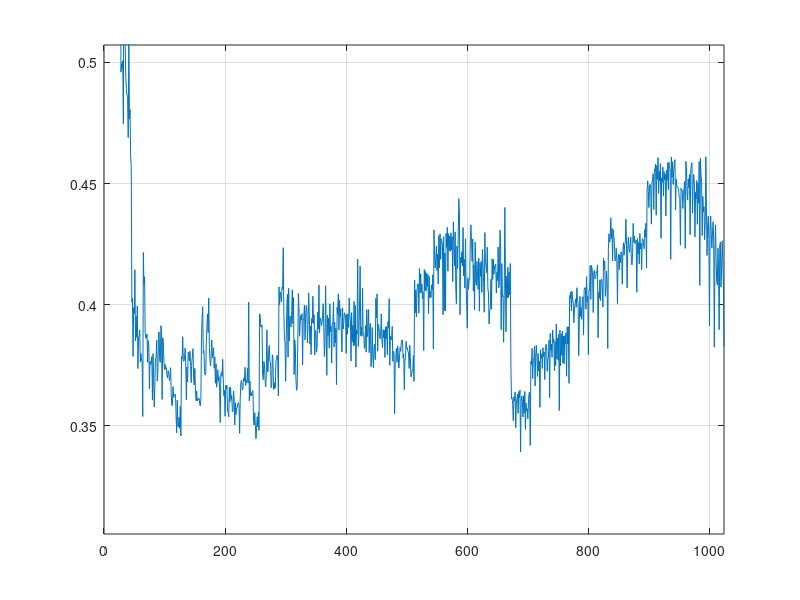

The MATLAB script that drew this image: (Note: this script raises an error after producing the figure.)
clear all
ConvCPU = 13.3513;
ConvGPU = [
1 11.4892
2 5.76901
3 3.87196
4 2.91974
5 2.35417
6 1.96643
7 1.69742
8 1.50255
9 1.34638
10 1.20399
11 1.11002
12 1.02542
13 0.947206
14 0.871208
15 0.850268
16 0.779055
17 0.764221
18 0.703766
19 0.705809
20 0.629708
21 0.63977
22 0.632434
23 0.578221
24 0.548373
25 0.569451
26 0.565263
27 0.563967
28 0.495995
29 0.499506
30 0.497441
31 0.500687
32 0.474676
33 0.573779
34 0.55733
35 0.507425
36 0.493818
37 0.488814
38 0.486493
39 0.485846
40 0.469009
41 0.509686
42 0.476594
43 0.480562
44 0.460949
45 0.456999
46 0.401049
47 0.402724
48 0.378722
49 0.39884
50 0.396308
51 0.414479
52 0.385081
53 0.395209
54 0.386533
55 0.39952
56 0.373727
57 0.386647
58 0.386811
59 0.389617
60 0.376373
61 0.379879
62 0.377081
63 0.376479
64 0.353907
65 0.421578
66 0.408235
67 0.411586
68 0.388168
69 0.386347
70 0.386097
71 0.388014
72 0.376255
73 0.385264
74 0.383251
75 0.365317
76 0.376779
77 0.375343
78 0.375745
79 0.378591
80 0.360656
81 0.379918
82 0.369446
83 0.357801
84 0.367177
85 0.377786
86 0.377895
87 0.385393
88 0.368529
89 0.372331
90 0.387927
91 0.38887
92 0.376962
93 0.376223
94 0.391393
95 0.38866
96 0.360926
97 0.386378
98 0.384541
99 0.376372
100 0.373322
101 0.375402
102 0.373514
103 0.374108
104 0.371037
105 0.369759
106 0.372816
107 0.371891
108 0.368794
109 0.369991
110 0.374044
111 0.36325
112 0.358382
113 0.358721
114 0.366265
115 0.361791
116 0.362999
117 0.362738
118 0.363064
119 0.354652
120 0.347111
121 0.36069
122 0.35009
123 0.349553
124 0.353563
125 0.349037
126 0.358087
127 0.345847
128 0.37853
129 0.377741
130 0.386834
131 0.376695
132 0.376688
133 0.377976
134 0.382141
135 0.375163
136 0.36084
137 0.37429
138 0.368151
139 0.380462
140 0.379303
141 0.376812
142 0.380875
143 0.374934
144 0.367863
145 0.376492
146 0.37877
147 0.381868
148 0.369635
149 0.366888
150 0.373786
151 0.365737
152 0.360429
153 0.364389
154 0.36031
155 0.361262
156 0.360813
157 0.36143
158 0.35916
159 0.358274
160 0.360881
161 0.386368
162 0.394406
163 0.399219
164 0.379994
165 0.381035
166 0.37241
167 0.370995
168 0.3717
169 0.384468
170 0.391367
171 0.396223
172 0.38855
173 0.402762
174 0.382379
175 0.377364
176 0.374728
177 0.378734
178 0.385474
179 0.378168
180 0.378845
181 0.382246
182 0.373811
183 0.378448
184 0.367586
185 0.375684
186 0.365983
187 0.368818
188 0.373171
189 0.368453
190 0.370342
191 0.364172
192 0.351435
193 0.371071
194 0.372339
195 0.370465
196 0.377567
197 0.368558
198 0.362469
199 0.364668
200 0.353992
201 0.366702
202 0.365317
203 0.366808
204 0.356083
205 0.355913
206 0.353779
207 0.365959
208 0.359867
209 0.365812
210 0.360967
211 0.362545
212 0.355906
213 0.355982
214 0.364446
215 0.360781
216 0.350416
217 0.359601
218 0.354755
219 0.357505
220 0.357556
221 0.359086
222 0.35967
223 0.358658
224 0.346939
225 0.361452
226 0.367654
227 0.368871
228 0.366171
229 0.364747
230 0.367955
231 0.369677
232 0.368469
233 0.374234
234 0.366743
235 0.368645
236 0.368126
237 0.373729
238 0.367688
239 0.4011
240 0.360322
241 0.368457
242 0.362543
243 0.363773
244 0.362376
245 0.364502
246 0.364504
247 0.351868
248 0.350365
249 0.35548
250 0.350154
251 0.344726
252 0.349409
253 0.353802
254 0.349624
255 0.355617
256 0.348147
257 0.39628
258 0.395331
259 0.390924
260 0.390806
261 0.391715
262 0.371311
263 0.369077
264 0.376588
265 0.375195
266 0.369153
267 0.366111
268 0.370943
269 0.389664
270 0.372328
271 0.37264
272 0.381213
273 0.383215
274 0.376795
275 0.376103
276 0.365764
277 0.366655
278 0.379384
279 0.378265
280 0.36508
281 0.365112
282 0.367832
283 0.365653
284 0.377022
285 0.377372
286 0.379167
287 0.376721
288 0.36235
289 0.40741
290 0.400067
291 0.405167
292 0.404152
293 0.401153
294 0.407294
295 0.40648
296 0.423544
297 0.397173
298 0.385561
299 0.384761
300 0.368391
301 0.385635
302 0.399644
303 0.404355
304 0.37842
305 0.406816
306 0.385104
307 0.395298
308 0.394307
309 0.390809
310 0.39716
311 0.406188
312 0.392165
313 0.402967
314 0.371192
315 0.385507
316 0.382584
317 0.369109
318 0.364706
319 0.365494
320 0.382979
321 0.404637
322 0.398824
323 0.387007
324 0.392491
325 0.395642
326 0.393827
327 0.396348
328 0.375153
329 0.393388
330 0.394779
331 0.399863
332 0.385505
333 0.394836
334 0.399625
335 0.397582
336 0.384182
337 0.391857
338 0.404937
339 0.397275
340 0.383732
341 0.391177
342 0.379453
343 0.394379
344 0.392546
345 0.403542
346 0.392256
347 0.395836
348 0.379299
349 0.38916
350 0.389409
351 0.380462
352 0.382883
353 0.39694
354 0.389901
355 0.408124
356 0.388397
357 0.394542
358 0.394304
359 0.391483
360 0.392426
361 0.39562
362 0.400469
363 0.390553
364 0.378656
365 0.384709
366 0.407838
367 0.389612
368 0.370871
369 0.395708
370 0.387305
371 0.394513
372 0.382095
373 0.400462
374 0.388936
375 0.391162
376 0.375946
377 0.392258
378 0.392128
379 0.401205
380 0.382533
381 0.392846
382 0.384234
383 0.390434
384 0.36707
385 0.398917
386 0.396103
387 0.404543
388 0.389647
389 0.401826
390 0.395041
391 0.39833
392 0.388124
393 0.380499
394 0.398735
395 0.389952
396 0.392446
397 0.3967
398 0.395688
399 0.395353
400 0.3799
401 0.396212
402 0.387829
403 0.396322
404 0.390654
405 0.402843
406 0.396037
407 0.392915
408 0.376755
409 0.39678
410 0.384752
411 0.391476
412 0.383042
413 0.401428
414 0.383269
415 0.399776
416 0.374276
417 0.38962
418 0.387869
419 0.418865
420 0.382794
421 0.387471
422 0.399043
423 0.415933
424 0.387281
425 0.390809
426 0.387007
427 0.406861
428 0.38797
429 0.388011
430 0.382002
431 0.383134
432 0.391462
433 0.380472
434 0.398029
435 0.386854
436 0.389141
437 0.398045
438 0.380226
439 0.390556
440 0.392333
441 0.374409
442 0.378266
443 0.390623
444 0.378704
445 0.374056
446 0.382742
447 0.383787
448 0.37734
449 0.402685
450 0.394536
451 0.404483
452 0.380789
453 0.391943
454 0.390835
455 0.38847
456 0.385972
457 0.388294
458 0.396245
459 0.385439
460 0.382327
461 0.389739
462 0.386294
463 0.38953
464 0.378276
465 0.390889
466 0.385948
467 0.39108
468 0.379378
469 0.393115
470 0.39031
471 0.402532
472 0.375005
473 0.387103
474 0.385632
475 0.385635
476 0.391099
477 0.376683
478 0.380822
479 0.38034
480 0.35513
481 0.377402
482 0.377947
483 0.381968
484 0.376291
485 0.383046
486 0.379068
487 0.37386
488 0.378388
489 0.382352
490 0.3808
491 0.384496
492 0.385461
493 0.385349
494 0.378039
495 0.379671
496 0.364974
497 0.376939
498 0.378757
499 0.384919
500 0.381766
501 0.38228
502 0.380728
503 0.380205
504 0.373722
505 0.383275
506 0.378066
507 0.370219
508 0.37137
509 0.373049
510 0.372938
511 0.379052
512 0.368387
513 0.410148
514 0.396692
515 0.406007
516 0.394956
517 0.406032
518 0.408638
519 0.408499
520 0.396504
521 0.414956
522 0.4048
523 0.412801
524 0.405115
525 0.408516
526 0.402385
527 0.405399
528 0.381106
529 0.414538
530 0.405846
531 0.413704
532 0.405657
533 0.412998
534 0.407583
535 0.412491
536 0.396305
537 0.41166
538 0.40288
539 0.405491
540 0.403018
541 0.408208
542 0.406168
543 0.412372
544 0.381727
545 0.430887
546 0.42023
547 0.415156
548 0.419199
549 0.424316
550 0.414098
551 0.420867
552 0.408556
553 0.428545
554 0.415205
555 0.429301
556 0.418783
557 0.427214
558 0.42614
559 0.424402
560 0.395892
561 0.428135
562 0.397523
563 0.421335
564 0.397521
565 0.42949
566 0.423647
567 0.431958
568 0.413841
569 0.429277
570 0.422369
571 0.42844
572 0.422054
573 0.429706
574 0.422637
575 0.428138
576 0.409571
577 0.434246
578 0.42406
579 0.416078
580 0.430086
581 0.406915
582 0.400488
583 0.424212
584 0.414975
585 0.428148
586 0.443761
587 0.437597
588 0.395902
589 0.419519
590 0.417221
591 0.421916
592 0.416009
593 0.431846
594 0.411982
595 0.418698
596 0.406917
597 0.427281
598 0.409158
599 0.399955
600 0.390332
601 0.411111
602 0.406436
603 0.410287
604 0.41023
605 0.428193
606 0.433004
607 0.426079
608 0.417886
609 0.427117
610 0.405632
611 0.416548
612 0.397868
613 0.42582
614 0.40936
615 0.408026
616 0.417878
617 0.411745
618 0.406329
619 0.419252
620 0.397369
621 0.417224
622 0.41175
623 0.417948
624 0.405136
625 0.422778
626 0.417073
627 0.408926
628 0.396927
629 0.429825
630 0.417274
631 0.41594
632 0.413228
633 0.423786
634 0.407019
635 0.404462
636 0.392042
637 0.397813
638 0.398435
639 0.410548
640 0.398197
641 0.418932
642 0.410412
643 0.418806
644 0.412646
645 0.416068
646 0.41614
647 0.416787
648 0.404821
649 0.41338
650 0.409972
651 0.42381
652 0.406946
653 0.41068
654 0.430803
655 0.425846
656 0.389735
657 0.41701
658 0.403335
659 0.403834
660 0.384527
661 0.403869
662 0.440146
663 0.410957
664 0.388902
665 0.411857
666 0.402767
667 0.415469
668 0.40301
669 0.413534
670 0.404123
671 0.417026
672 0.375504
673 0.361264
674 0.361683
675 0.358862
676 0.352174
677 0.362077
678 0.360338
679 0.364026
680 0.349216
681 0.359158
682 0.361321
683 0.363149
684 0.355197
685 0.364146
686 0.36162
687 0.364837
688 0.339353
689 0.360203
690 0.36239
691 0.360222
692 0.353706
693 0.362506
694 0.355233
695 0.36422
696 0.348556
697 0.359501
698 0.356307
699 0.357168
700 0.352951
701 0.359174
702 0.363641
703 0.363946
704 0.341986
705 0.37666
706 0.375408
707 0.382023
708 0.369562
709 0.377086
710 0.377787
711 0.382898
712 0.366494
713 0.378898
714 0.383226
715 0.378654
716 0.370419
717 0.379902
718 0.372677
719 0.376698
720 0.357687
721 0.381419
722 0.377858
723 0.379714
724 0.373751
725 0.38226
726 0.378532
727 0.380488
728 0.369118
729 0.38274
730 0.383634
731 0.383483
732 0.372594
733 0.378042
734 0.378256
735 0.385413
736 0.361701
737 0.388223
738 0.381193
739 0.383719
740 0.378307
741 0.389628
742 0.384532
743 0.385669
744 0.372751
745 0.384814
746 0.37493
747 0.392009
748 0.377741
749 0.386185
750 0.377223
751 0.387809
752 0.35637
753 0.389574
754 0.37476
755 0.387922
756 0.37914
757 0.389081
758 0.375966
759 0.387002
760 0.375658
761 0.387298
762 0.383768
763 0.388438
764 0.370522
765 0.390921
766 0.383797
767 0.39093
768 0.367575
769 0.403848
770 0.40266
771 0.405376
772 0.397454
773 0.405507
774 0.40235
775 0.400629
776 0.392643
777 0.397877
778 0.400612
779 0.402343
780 0.398973
781 0.407037
782 0.401693
783 0.400647
784 0.379062
785 0.391997
786 0.403491
787 0.395167
788 0.398864
789 0.394016
790 0.403151
791 0.403273
792 0.387486
793 0.406199
794 0.40702
795 0.407049
796 0.398207
797 0.411631
798 0.40143
799 0.403518
800 0.379462
801 0.40607
802 0.405969
803 0.416195
804 0.40222
805 0.416235
806 0.415224
807 0.411929
808 0.396823
809 0.413616
810 0.414239
811 0.410737
812 0.410903
813 0.4136
814 0.413341
815 0.416457
816 0.386432
817 0.4051
818 0.402598
819 0.410297
820 0.401743
821 0.410361
822 0.410445
823 0.407104
824 0.39903
825 0.419302
826 0.41444
827 0.418087
828 0.403484
829 0.406412
830 0.413932
831 0.408414
832 0.381983
833 0.422716
834 0.429293
835 0.425826
836 0.426833
837 0.435874
838 0.427319
839 0.431547
840 0.418136
841 0.431014
842 0.42825
843 0.425277
844 0.418091
845 0.418731
846 0.423333
847 0.418493
848 0.400516
849 0.418453
850 0.420938
851 0.414482
852 0.420585
853 0.417413
854 0.42183
855 0.420749
856 0.408453
857 0.421955
858 0.425591
859 0.4204
860 0.425099
861 0.425543
862 0.435323
863 0.424377
864 0.407002
865 0.423279
866 0.427838
867 0.423419
868 0.421619
869 0.425097
870 0.42788
871 0.419022
872 0.416433
873 0.420963
874 0.433586
875 0.425774
876 0.428267
877 0.425274
878 0.425969
879 0.426706
880 0.405162
881 0.427377
882 0.420968
883 0.425715
884 0.416868
885 0.429463
886 0.423003
887 0.425401
888 0.414594
889 0.427267
890 0.426925
891 0.426075
892 0.423171
893 0.431001
894 0.427956
895 0.433647
896 0.415171
897 0.447316
898 0.451171
899 0.446829
900 0.440079
901 0.449221
902 0.44968
903 0.448454
904 0.433271
905 0.450375
906 0.451577
907 0.454072
908 0.43931
909 0.455933
910 0.455325
911 0.457997
912 0.436962
913 0.457448
914 0.451806
915 0.460708
916 0.445917
917 0.455089
918 0.451056
919 0.458276
920 0.42744
921 0.452395
922 0.450595
923 0.45675
924 0.444863
925 0.455022
926 0.451529
927 0.454015
928 0.436592
929 0.455517
930 0.451355
931 0.458581
932 0.447578
933 0.458855
934 0.456223
935 0.456011
936 0.418742
937 0.460978
938 0.452696
939 0.459035
940 0.449635
941 0.455338
942 0.458374
943 0.459876
944 0.439042
945 0.451918
946 0.449179
947 0.448583
948 0.448443
949 0.447478
950 0.444364
951 0.443794
952 0.42456
953 0.448111
954 0.447083
955 0.447252
956 0.439744
957 0.4459
958 0.448023
959 0.450882
960 0.4233
961 0.459241
962 0.456513
963 0.446161
964 0.443169
965 0.451953
966 0.448363
967 0.453772
968 0.428914
969 0.45463
970 0.457712
971 0.458666
972 0.437807
973 0.449723
974 0.45376
975 0.449952
976 0.428002
977 0.446363
978 0.443663
979 0.451235
980 0.433202
981 0.450311
982 0.441976
983 0.459113
984 0.407972
985 0.460431
986 0.453287
987 0.450716
988 0.428586
989 0.444697
990 0.438438
991 0.440416
992 0.42685
993 0.434802
994 0.461087
995 0.440062
996 0.420332
997 0.432677
998 0.436562
999 0.426919
1000 0.391296
1001 0.430724
1002 0.436614
1003 0.429224
1004 0.423359
1005 0.430029
1006 0.434285
1007 0.425844
1008 0.382483
1009 0.422285
1010 0.432986
1011 0.418435
1012 0.409372
1013 0.408067
1014 0.423374
1015 0.415414
1016 0.389713
1017 0.424454
1018 0.425838
1019 0.407302
1020 0.414579
1021 0.426412
1022 0.418613
1023 0.408972
1024 0.38278
];
ConvGPUshared = [
1 10.8586
2 5.45236
3 3.66272
4 2.76313
5 2.22457
6 1.86608
7 1.6085
8 1.42355
9 1.27649
10 1.14273
11 1.05283
12 0.972844
13 0.899794
14 0.829476
15 0.808771
16 0.741447
17 0.728691
18 0.669529
19 0.673302
20 0.599045
21 0.612416
22 0.605421
23 0.553292
24 0.522952
25 0.546116
26 0.542195
27 0.540716
28 0.475696
29 0.479422
30 0.477573
31 0.480875
32 0.452382
33 0.512727
34 0.501151
35 0.439155
36 0.429538
37 0.427811
38 0.423084
39 0.421592
40 0.408103
41 0.417671
42 0.414118
43 0.413104
44 0.404275
45 0.406297
46 0.33732
47 0.334166
48 0.308468
49 0.328756
50 0.326162
51 0.325011
52 0.320598
53 0.322204
54 0.320078
55 0.319875
56 0.311219
57 0.318144
58 0.316326
59 0.316825
60 0.312
61 0.31555
62 0.312882
63 0.313187
64 0.291275
65 0.3314
66 0.328888
67 0.32758
68 0.319827
69 0.279742
70 0.276734
71 0.274736
72 0.267013
73 0.270103
74 0.268891
75 0.267161
76 0.264893
77 0.266975
78 0.26583
79 0.264539
80 0.245548
81 0.263711
82 0.262743
83 0.261846
84 0.259045
85 0.260833
86 0.259893
87 0.25966
88 0.244464
89 0.2563
90 0.256729
91 0.257316
92 0.257664
93 0.244292
94 0.243403
95 0.243442
96 0.22634
97 0.290774
98 0.291687
99 0.289615
100 0.289011
101 0.288165
102 0.291259
103 0.289449
104 0.282332
105 0.290055
106 0.288675
107 0.289643
108 0.283944
109 0.289435
110 0.288156
111 0.288726
112 0.269381
113 0.290262
114 0.286798
115 0.289411
116 0.285423
117 0.291161
118 0.291719
119 0.294152
120 0.282457
121 0.296113
122 0.29968
123 0.302938
124 0.29935
125 0.302018
126 0.303046
127 0.303697
128 0.274226
129 0.293817
130 0.291426
131 0.292381
132 0.287665
133 0.292447
134 0.290556
135 0.290106
136 0.280505
137 0.289551
138 0.287058
139 0.288738
140 0.285693
141 0.28844
142 0.285458
143 0.287597
144 0.261458
145 0.287217
146 0.285598
147 0.288697
148 0.286552
149 0.288574
150 0.287569
151 0.288691
152 0.28129
153 0.291965
154 0.286538
155 0.290869
156 0.292162
157 0.291149
158 0.288418
159 0.329865
160 0.260285
161 0.292744
162 0.289141
163 0.29014
164 0.286967
165 0.289097
166 0.287675
167 0.288881
168 0.281866
169 0.288184
170 0.287353
171 0.288627
172 0.286068
173 0.288724
174 0.287026
175 0.287592
176 0.259539
177 0.286844
178 0.283912
179 0.28601
180 0.284902
181 0.285998
182 0.283993
183 0.284523
184 0.276344
185 0.28525
186 0.257457
187 0.256679
188 0.251759
189 0.254497
190 0.253345
191 0.253267
192 0.231977
193 0.279084
194 0.278233
195 0.27898
196 0.273771
197 0.277665
198 0.276636
199 0.278426
200 0.267684
201 0.277015
202 0.276369
203 0.27807
204 0.27322
205 0.277514
206 0.275703
207 0.276717
208 0.260047
209 0.27572
210 0.275041
211 0.276997
212 0.274193
213 0.278543
214 0.275513
215 0.277249
216 0.270055
217 0.280271
218 0.277581
219 0.278118
220 0.275258
221 0.281012
222 0.279278
223 0.280875
224 0.26133
225 0.273818
226 0.274115
227 0.273415
228 0.27282
229 0.283927
230 0.27366
231 0.273794
232 0.266926
233 0.272408
234 0.273838
235 0.272177
236 0.272344
237 0.27167
238 0.270581
239 0.270469
240 0.256084
241 0.271386
242 0.271163
243 0.270662
244 0.273125
245 0.271971
246 0.272557
247 0.273776
248 0.265392
249 0.272945
250 0.273786
251 0.27328
252 0.2732
253 0.274104
254 0.274348
255 0.274495
256 0.256743
257 0.2738
258 0.273515
259 0.273089
260 0.275203
261 0.272753
262 0.27271
263 0.272399
264 0.26681
265 0.272179
266 0.2723
267 0.271521
268 0.272043
269 0.270531
270 0.271628
271 0.270612
272 0.25614
273 0.270478
274 0.270712
275 0.27066
276 0.271771
277 0.270749
278 0.270397
279 0.270056
280 0.2664
281 0.272448
282 0.271568
283 0.272766
284 0.272493
285 0.271916
286 0.273423
287 0.27272
288 0.256093
289 0.271061
290 0.271165
291 0.271007
292 0.269288
293 0.269887
294 0.270412
295 0.270377
296 0.268604
297 0.269127
298 0.26803
299 0.268927
300 0.267772
301 0.267122
302 0.266294
303 0.266831
304 0.249614
305 0.264873
306 0.264577
307 0.264432
308 0.2636
309 0.263194
310 0.261754
311 0.263184
312 0.257647
313 0.26207
314 0.2597
315 0.261988
316 0.26098
317 0.260477
318 0.259381
319 0.260459
320 0.244414
321 0.286967
322 0.280492
323 0.289217
324 0.281644
325 0.283137
326 0.273787
327 0.285474
328 0.270551
329 0.283289
330 0.272204
331 0.280078
332 0.2774
333 0.278689
334 0.271174
335 0.274269
336 0.249513
337 0.271877
338 0.266919
339 0.272945
340 0.270259
341 0.269758
342 0.265578
343 0.27222
344 0.260186
345 0.266569
346 0.263036
347 0.269448
348 0.269665
349 0.267355
350 0.264609
351 0.266203
352 0.248143
353 0.266458
354 0.265307
355 0.265957
356 0.263256
357 0.266189
358 0.264473
359 0.265287
360 0.256645
361 0.265975
362 0.263365
363 0.264405
364 0.261131
365 0.263317
366 0.262249
367 0.263306
368 0.246706
369 0.262692
370 0.260894
371 0.261985
372 0.258311
373 0.262482
374 0.262327
375 0.287416
376 0.252226
377 0.26237
378 0.262557
379 0.261783
380 0.257909
381 0.260931
382 0.260296
383 0.259361
384 0.24388
385 0.281102
386 0.278031
387 0.283239
388 0.274684
389 0.281771
390 0.278192
391 0.281706
392 0.266427
393 0.28204
394 0.276972
395 0.284041
396 0.271958
397 0.281173
398 0.279188
399 0.283065
400 0.273379
401 0.284714
402 0.280332
403 0.285626
404 0.27485
405 0.291494
406 0.281282
407 0.29138
408 0.266763
409 0.290838
410 0.281162
411 0.285216
412 0.277753
413 0.288172
414 0.285453
415 0.289653
416 0.269908
417 0.295788
418 0.292217
419 0.292665
420 0.287289
421 0.295675
422 0.29454
423 0.296402
424 0.27387
425 0.297143
426 0.297201
427 0.295595
428 0.284914
429 0.298032
430 0.297365
431 0.30453
432 0.263671
433 0.302644
434 0.295667
435 0.299637
436 0.29006
437 0.300917
438 0.301981
439 0.302931
440 0.265209
441 0.298256
442 0.299008
443 0.302012
444 0.290719
445 0.304904
446 0.300653
447 0.307182
448 0.267286
449 0.297283
450 0.295454
451 0.297753
452 0.285544
453 0.297942
454 0.297677
455 0.297011
456 0.266237
457 0.298052
458 0.295968
459 0.298703
460 0.284619
461 0.298267
462 0.296245
463 0.299387
464 0.262571
465 0.29762
466 0.295445
467 0.299015
468 0.279522
469 0.299546
470 0.294291
471 0.299037
472 0.270589
473 0.300362
474 0.294654
475 0.296608
476 0.280128
477 0.298895
478 0.296671
479 0.30066
480 0.263006
481 0.303144
482 0.287733
483 0.308908
484 0.275552
485 0.307943
486 0.286094
487 0.308845
488 0.271844
489 0.307247
490 0.285204
491 0.30734
492 0.272
493 0.309067
494 0.285653
495 0.309287
496 0.262142
497 0.308892
498 0.284792
499 0.31055
500 0.272683
501 0.312068
502 0.286871
503 0.31246
504 0.268828
505 0.313532
506 0.294947
507 0.313559
508 0.270636
509 0.310137
510 0.294667
511 0.311306
512 0.259682
513 0.291332
514 0.291958
515 0.292021
516 0.290936
517 0.291866
518 0.291888
519 0.292061
520 0.285556
521 0.291994
522 0.292297
523 0.292311
524 0.29162
525 0.29318
526 0.292496
527 0.293548
528 0.277316
529 0.292791
530 0.293638
531 0.294086
532 0.292992
533 0.293728
534 0.294285
535 0.294013
536 0.288383
537 0.296161
538 0.295621
539 0.29634
540 0.296104
541 0.2963
542 0.296413
543 0.296246
544 0.28078
545 0.303147
546 0.30247
547 0.303273
548 0.300406
549 0.30298
550 0.30233
551 0.303027
552 0.292255
553 0.303034
554 0.302068
555 0.303809
556 0.301396
557 0.303928
558 0.302107
559 0.304131
560 0.272894
561 0.303145
562 0.30215
563 0.303436
564 0.301132
565 0.303867
566 0.301896
567 0.303341
568 0.293106
569 0.303204
570 0.301916
571 0.304455
572 0.301779
573 0.304478
574 0.303109
575 0.305529
576 0.2736
577 0.277075
578 0.27521
579 0.277051
580 0.272486
581 0.278945
582 0.276483
583 0.276879
584 0.263637
585 0.27761
586 0.275565
587 0.276555
588 0.272578
589 0.276376
590 0.275677
591 0.276516
592 0.257228
593 0.276472
594 0.275234
595 0.277
596 0.273055
597 0.276979
598 0.275807
599 0.276455
600 0.264086
601 0.276211
602 0.276051
603 0.276892
604 0.273552
605 0.276812
606 0.276308
607 0.277935
608 0.257833
609 0.282365
610 0.281664
611 0.282827
612 0.280662
613 0.282398
614 0.281676
615 0.282329
616 0.272581
617 0.282534
618 0.28146
619 0.282782
620 0.280897
621 0.282391
622 0.282151
623 0.283435
624 0.263545
625 0.282833
626 0.281834
627 0.282534
628 0.280914
629 0.282458
630 0.282216
631 0.28299
632 0.273002
633 0.283127
634 0.282141
635 0.283293
636 0.281297
637 0.283173
638 0.281747
639 0.283955
640 0.264523
641 0.293085
642 0.291633
643 0.292988
644 0.291279
645 0.29319
646 0.29181
647 0.29299
648 0.28335
649 0.302349
650 0.292426
651 0.293332
652 0.288854
653 0.293518
654 0.292417
655 0.294614
656 0.273437
657 0.294647
658 0.292388
659 0.294726
660 0.283461
661 0.295448
662 0.291233
663 0.295976
664 0.285673
665 0.294247
666 0.288122
667 0.297344
668 0.271934
669 0.297561
670 0.288444
671 0.298736
672 0.276464
673 0.263369
674 0.262431
675 0.263501
676 0.260745
677 0.262883
678 0.261624
679 0.262762
680 0.258246
681 0.262619
682 0.262257
683 0.262897
684 0.261556
685 0.26336
686 0.263872
687 0.26337
688 0.246753
689 0.263298
690 0.262394
691 0.263634
692 0.261459
693 0.263173
694 0.261871
695 0.263286
696 0.258913
697 0.263313
698 0.262157
699 0.264336
700 0.262152
701 0.263727
702 0.263096
703 0.264394
704 0.247682
705 0.27136
706 0.270316
707 0.271697
708 0.268563
709 0.271778
710 0.27091
711 0.272416
712 0.263249
713 0.271865
714 0.270737
715 0.271756
716 0.268504
717 0.272194
718 0.271132
719 0.27163
720 0.251127
721 0.271635
722 0.27097
723 0.2723
724 0.268908
725 0.27272
726 0.2712
727 0.272501
728 0.2632
729 0.272493
730 0.271257
731 0.27302
732 0.269111
733 0.272851
734 0.271805
735 0.272844
736 0.251892
737 0.274589
738 0.274782
739 0.274287
740 0.275247
741 0.274956
742 0.274173
743 0.2739
744 0.270635
745 0.275118
746 0.274868
747 0.275527
748 0.275764
749 0.275678
750 0.275573
751 0.274964
752 0.253266
753 0.274411
754 0.275929
755 0.274416
756 0.274834
757 0.275591
758 0.275178
759 0.274915
760 0.272562
761 0.275077
762 0.275571
763 0.274868
764 0.276306
765 0.275441
766 0.277186
767 0.274832
768 0.253878
769 0.281832
770 0.281998
771 0.28198
772 0.280709
773 0.282089
774 0.282531
775 0.282822
776 0.275919
777 0.282619
778 0.282421
779 0.282966
780 0.281037
781 0.284382
782 0.285208
783 0.284308
784 0.262284
785 0.283626
786 0.283056
787 0.283357
788 0.281633
789 0.283792
790 0.283843
791 0.284447
792 0.276953
793 0.285595
794 0.28607
795 0.286396
796 0.283503
797 0.286785
798 0.28676
799 0.286892
800 0.265057
801 0.293346
802 0.291703
803 0.29152
804 0.291549
805 0.292973
806 0.291841
807 0.292471
808 0.288288
809 0.291998
810 0.291224
811 0.291717
812 0.291172
813 0.292424
814 0.293094
815 0.292082
816 0.270901
817 0.292015
818 0.291576
819 0.292082
820 0.291618
821 0.29092
822 0.292714
823 0.292489
824 0.288039
825 0.291778
826 0.292669
827 0.293789
828 0.290898
829 0.292181
830 0.295004
831 0.295671
832 0.270405
833 0.298899
834 0.301402
835 0.299572
836 0.298163
837 0.297877
838 0.301567
839 0.299142
840 0.289108
841 0.299868
842 0.301986
843 0.300127
844 0.298276
845 0.300179
846 0.30127
847 0.299866
848 0.265483
849 0.300789
850 0.345642
851 0.300102
852 0.296107
853 0.299818
854 0.302295
855 0.300643
856 0.292254
857 0.30102
858 0.301993
859 0.299444
860 0.299006
861 0.301914
862 0.302629
863 0.301972
864 0.267388
865 0.303053
866 0.305506
867 0.301546
868 0.299861
869 0.303265
870 0.30583
871 0.301916
872 0.298374
873 0.302308
874 0.306442
875 0.303764
876 0.304004
877 0.305568
878 0.308312
879 0.3008
880 0.261452
881 0.304507
882 0.307844
883 0.29938
884 0.298988
885 0.30475
886 0.305221
887 0.309088
888 0.29727
889 0.30683
890 0.308605
891 0.308572
892 0.306267
893 0.310106
894 0.310232
895 0.310734
896 0.266507
897 0.310159
898 0.315028
899 0.31106
900 0.305028
901 0.327715
902 0.313904
903 0.310835
904 0.308869
905 0.310494
906 0.314367
907 0.310124
908 0.306038
909 0.308841
910 0.313913
911 0.307381
912 0.261849
913 0.307995
914 0.315825
915 0.308194
916 0.303769
917 0.309362
918 0.316026
919 0.313596
920 0.309669
921 0.313694
922 0.317052
923 0.312402
924 0.299689
925 0.315574
926 0.319127
927 0.3163
928 0.258643
929 0.302764
930 0.308392
931 0.299935
932 0.270068
933 0.295631
934 0.30552
935 0.306407
936 0.267362
937 0.305183
938 0.310532
939 0.304826
940 0.268812
941 0.303715
942 0.305068
943 0.303649
944 0.256054
945 0.298663
946 0.303792
947 0.301921
948 0.269642
949 0.302753
950 0.300312
951 0.302985
952 0.267567
953 0.303537
954 0.291542
955 0.303899
956 0.269484
957 0.303946
958 0.291984
959 0.303189
960 0.255022
961 0.323374
962 0.291614
963 0.32458
964 0.275151
965 0.334126
966 0.285765
967 0.32277
968 0.273017
969 0.324118
970 0.282365
971 0.321964
972 0.273965
973 0.321501
974 0.279343
975 0.320774
976 0.258978
977 0.320793
978 0.276349
979 0.321722
980 0.272931
981 0.320473
982 0.280372
983 0.320904
984 0.271644
985 0.319109
986 0.27727
987 0.323051
988 0.274085
989 0.32572
990 0.277862
991 0.324884
992 0.259615
993 0.320016
994 0.278771
995 0.322136
996 0.275623
997 0.322557
998 0.277896
999 0.324067
1000 0.273264
1001 0.32086
1002 0.278431
1003 0.314032
1004 0.275966
1005 0.31179
1006 0.279014
1007 0.308237
1008 0.262279
1009 0.304826
1010 0.278333
1011 0.323023
1012 0.275675
1013 0.2974
1014 0.278118
1015 0.292477
1016 0.273628
1017 0.294789
1018 0.278099
1019 0.287379
1020 0.284306
1021 0.287104
1022 0.278953
1023 0.284845
1024 0.263082
];
PointToPointMultiply = [
1 0.207277
2 0.10657
3 0.0727453
4 0.0555834
5 0.0456842
6 0.0388554
7 0.0340614
8 0.0306512
9 0.0276899
10 0.0254128
11 0.0235587
12 0.0219869
13 0.0206678
14 0.0195334
15 0.0185536
16 0.0175888
17 0.016967
18 0.016272
19 0.0158781
20 0.0151155
21 0.0149405
22 0.014423
23 0.0140803
24 0.0134166
25 0.0135114
26 0.0131626
27 0.0129843
28 0.0127046
29 0.0132893
30 0.0126992
31 0.0125443
32 0.0118086
33 0.0126416
34 0.0126454
35 0.0125053
36 0.012295
37 0.0124048
38 0.0122381
39 0.012249
40 0.0109232
41 0.0108653
42 0.0107094
43 0.0106877
44 0.0104125
45 0.0105274
46 0.0101939
47 0.0100755
48 0.0093872
49 0.0100179
50 0.00976384
51 0.00974752
52 0.0094848
53 0.00960416
54 0.00947552
55 0.00943744
56 0.00905856
57 0.00929344
58 0.00918976
59 0.00952864
60 0.0090016
61 0.00918752
62 0.00903776
63 0.00904608
64 0.00840512
65 0.00913632
66 0.00901536
67 0.00903552
68 0.00879968
69 0.00894592
70 0.00886688
71 0.00883808
72 0.00847936
73 0.00877152
74 0.00866816
75 0.00871648
76 0.00848512
77 0.00867296
78 0.0085712
79 0.00860224
80 0.00803392
81 0.00852096
82 0.0084592
83 0.00848288
84 0.00825824
85 0.0084768
86 0.00850016
87 0.0084304
88 0.0080608
89 0.00840064
90 0.0082768
91 0.00834112
92 0.008112
93 0.00830592
94 0.00823776
95 0.0083504
96 0.00791264
97 0.00851648
98 0.00840608
99 0.00846208
100 0.00811808
101 0.0082576
102 0.008176
103 0.00827552
104 0.007952
105 0.0082096
106 0.00810144
107 0.0082064
108 0.0079248
109 0.00822816
110 0.00809984
111 0.00818944
112 0.00785984
113 0.00818976
114 0.00806528
115 0.00816224
116 0.0078912
117 0.00819008
118 0.00805408
119 0.00832512
120 0.00801728
121 0.0083024
122 0.0082528
123 0.00827328
124 0.00811744
125 0.00820544
126 0.008072
127 0.00816448
128 0.00788064
129 0.0083712
130 0.00824896
131 0.00823872
132 0.00801472
133 0.00821984
134 0.00811456
135 0.00821536
136 0.007928
137 0.00820992
138 0.00807488
139 0.00822048
140 0.00794304
141 0.00819328
142 0.00809248
143 0.00830112
144 0.00808896
145 0.00844
146 0.00833056
147 0.00842624
148 0.0081392
149 0.00855392
150 0.00824224
151 0.00833856
152 0.00832672
153 0.00874336
154 0.00863424
155 0.00880928
156 0.00828832
157 0.00816672
158 0.00818272
159 0.00819264
160 0.00822976
161 0.00926816
162 0.0098144
163 0.00911776
164 0.00855136
165 0.0083888
166 0.0082416
167 0.00833472
168 0.00804864
169 0.00842336
170 0.00822976
171 0.00827008
172 0.00803296
173 0.00822016
174 0.00815904
175 0.008264
176 0.00788864
177 0.00829664
178 0.00818368
179 0.00824352
180 0.00795424
181 0.00823456
182 0.00816832
183 0.00825728
184 0.00794176
185 0.00829216
186 0.00811552
187 0.00821568
188 0.00796704
189 0.00824512
190 0.00813056
191 0.00819136
192 0.00786496
193 0.0082304
194 0.008184
195 0.00825696
196 0.00799392
197 0.00824192
198 0.00813504
199 0.00822272
200 0.00793088
201 0.00822944
202 0.00823264
203 0.00827776
204 0.008088
205 0.00830112
206 0.00815072
207 0.00826656
208 0.00794496
209 0.00829568
210 0.00821856
211 0.00840192
212 0.00800416
213 0.00832064
214 0.00814624
215 0.00823264
216 0.00790592
217 0.00822784
218 0.00817856
219 0.00825184
220 0.007952
221 0.00823936
222 0.00816224
223 0.00823136
224 0.00793184
225 0.0082544
226 0.0081888
227 0.00824192
228 0.00800928
229 0.00825088
230 0.00811424
231 0.00822752
232 0.00793728
233 0.00824608
234 0.00813024
235 0.0082352
236 0.00798656
237 0.00825536
238 0.00815456
239 0.0082528
240 0.00789952
241 0.00824864
242 0.00815808
243 0.0082368
244 0.00801056
245 0.00825952
246 0.00816448
247 0.00821248
248 0.00793568
249 0.0082896
250 0.0081408
251 0.00824352
252 0.00796736
253 0.00825664
254 0.00813824
255 0.00839264
256 0.00810208
257 0.00857184
258 0.00858368
259 0.00865792
260 0.00826144
261 0.00848896
262 0.00854816
263 0.00876256
264 0.00853056
265 0.00885152
266 0.00854464
267 0.00897984
268 0.00885312
269 0.0093376
270 0.0089632
271 0.00858336
272 0.00804224
273 0.00828544
274 0.0082192
275 0.00831232
276 0.0082496
277 0.00838048
278 0.008248
279 0.0083296
280 0.008
281 0.00825696
282 0.00815296
283 0.00827424
284 0.00803168
285 0.00828864
286 0.00818112
287 0.00849408
288 0.00793504
289 0.0083216
290 0.00825312
291 0.00830048
292 0.00810944
293 0.00829568
294 0.00819648
295 0.00826752
296 0.00797568
297 0.00828832
298 0.00821312
299 0.00829056
300 0.00803072
301 0.00827776
302 0.00818944
303 0.00826368
304 0.00793376
305 0.00828672
306 0.00821184
307 0.00824448
308 0.00804448
309 0.00828384
310 0.00819392
311 0.00827008
312 0.00801792
313 0.0082368
314 0.00818592
315 0.00824992
316 0.0080448
317 0.00828128
318 0.0081728
319 0.00823328
320 0.00794048
321 0.00850496
322 0.0084432
323 0.0085744
324 0.00832512
325 0.00854912
326 0.00845248
327 0.00850112
328 0.0083392
329 0.00863264
330 0.0084416
331 0.00847872
332 0.008288
333 0.00848032
334 0.00839552
335 0.00844
336 0.0080288
337 0.00848896
338 0.0083936
339 0.0084992
340 0.00823968
341 0.00850272
342 0.00841216
343 0.00846528
344 0.00817344
345 0.0084528
346 0.0083872
347 0.0084192
348 0.00820256
349 0.00844768
350 0.00833856
351 0.00841504
352 0.00801824
353 0.00832672
354 0.00824448
355 0.00834592
356 0.0080928
357 0.00832768
358 0.00828416
359 0.00837472
360 0.00808576
361 0.00831008
362 0.00826432
363 0.00833824
364 0.00810528
365 0.00835392
366 0.00825408
367 0.008304
368 0.0080128
369 0.00834304
370 0.00825792
371 0.00831648
372 0.00808288
373 0.0083248
374 0.00822368
375 0.00833632
376 0.00808288
377 0.00841312
378 0.0085472
379 0.00934688
380 0.00839136
381 0.00866816
382 0.00853344
383 0.00860288
384 0.00842496
385 0.0092752
386 0.00923456
387 0.00935232
388 0.00917504
389 0.00969504
390 0.00955104
391 0.00954016
392 0.00921696
393 0.008872
394 0.00870304
395 0.00879104
396 0.00865504
397 0.00890272
398 0.00875552
399 0.00875136
400 0.0082816
401 0.00876672
402 0.0086912
403 0.00872896
404 0.00851424
405 0.00872928
406 0.0086448
407 0.00874464
408 0.00853248
409 0.00875584
410 0.00868512
411 0.00876288
412 0.00858656
413 0.00875488
414 0.00865216
415 0.00868672
416 0.00821792
417 0.00856736
418 0.00854368
419 0.00858208
420 0.00837568
421 0.0085536
422 0.00846688
423 0.00852864
424 0.00836416
425 0.00853824
426 0.00849024
427 0.0085328
428 0.00837184
429 0.00875712
430 0.00861824
431 0.00856352
432 0.0081104
433 0.00851488
434 0.00845312
435 0.00849856
436 0.00828
437 0.00848448
438 0.00837024
439 0.00846304
440 0.00829344
441 0.00844192
442 0.0083904
443 0.0084288
444 0.00830144
445 0.00847232
446 0.00853632
447 0.00840704
448 0.00801856
449 0.008384
450 0.00849312
451 0.00840224
452 0.008352
453 0.00843424
454 0.00833632
455 0.0083792
456 0.00818848
457 0.00834208
458 0.00828352
459 0.0083808
460 0.0083968
461 0.0086448
462 0.00864192
463 0.00866208
464 0.0083376
465 0.008584
466 0.00833472
467 0.00845504
468 0.00818496
469 0.008408
470 0.00830848
471 0.00840032
472 0.00816096
473 0.0087904
474 0.00887072
475 0.00893248
476 0.00883488
477 0.00893504
478 0.00891648
479 0.00943264
480 0.00890464
481 0.00914912
482 0.00873248
483 0.00847584
484 0.00815168
485 0.00844928
486 0.00834496
487 0.00857152
488 0.00823776
489 0.00847872
490 0.00837952
491 0.0083968
492 0.00812832
493 0.00841856
494 0.00833696
495 0.0083904
496 0.00798016
497 0.00835488
498 0.00829856
499 0.00842496
500 0.0081328
501 0.00866848
502 0.00832992
503 0.008416
504 0.00818688
505 0.00841184
506 0.00835424
507 0.00840896
508 0.00825856
509 0.00841888
510 0.00837536
511 0.0084736
512 0.00800864
513 0.008912
514 0.00885952
515 0.00898368
516 0.00871616
517 0.008872
518 0.00880416
519 0.00886112
520 0.00871776
521 0.00888704
522 0.00881152
523 0.00887968
524 0.0086624
525 0.00884256
526 0.00879808
527 0.00889472
528 0.00849696
529 0.00885184
530 0.00877728
531 0.00882368
532 0.0086368
533 0.0088576
534 0.00879168
535 0.0088416
536 0.0087376
537 0.00883296
538 0.008752
539 0.00883776
540 0.00857568
541 0.0087856
542 0.0087392
543 0.0088032
544 0.0084272
545 0.00879648
546 0.00876416
547 0.0087808
548 0.00853216
549 0.0087824
550 0.008672
551 0.0087536
552 0.00862496
553 0.00874176
554 0.00868224
555 0.00874432
556 0.00852352
557 0.00871168
558 0.008648
559 0.00869632
560 0.00834528
561 0.00887488
562 0.00887936
563 0.00895328
564 0.008736
565 0.00910688
566 0.00883424
567 0.00905088
568 0.00913792
569 0.00947712
570 0.00944544
571 0.00927424
572 0.00917408
573 0.00936224
574 0.00939008
575 0.00902304
576 0.00823072
577 0.00868064
578 0.00860512
579 0.00870272
580 0.00857696
581 0.00936576
582 0.0091296
583 0.0087104
584 0.00856704
585 0.0086864
586 0.00968704
587 0.00917248
588 0.00858272
589 0.00869184
590 0.00858304
591 0.0086224
592 0.00836192
593 0.00870816
594 0.00865152
595 0.00874944
596 0.0085216
597 0.00891296
598 0.0086128
599 0.00898432
600 0.00847328
601 0.00861152
602 0.008576
603 0.00863968
604 0.00844416
605 0.00860928
606 0.0085792
607 0.0086096
608 0.00829888
609 0.0086416
610 0.00857216
611 0.00868
612 0.0084928
613 0.00861472
614 0.00855392
615 0.00860192
616 0.00838336
617 0.0085968
618 0.00859488
619 0.0086352
620 0.0084096
621 0.00863712
622 0.00847552
623 0.00851008
624 0.0083024
625 0.00853536
626 0.0084576
627 0.00853056
628 0.0083312
629 0.00853184
630 0.00854976
631 0.00852896
632 0.0082976
633 0.00851648
634 0.00843808
635 0.00855936
636 0.00831552
637 0.00851424
638 0.00843424
639 0.00852288
640 0.0083008
641 0.00853824
642 0.00850144
643 0.00854656
644 0.00831872
645 0.00854656
646 0.00848128
647 0.00853792
648 0.00839744
649 0.00889888
650 0.0088016
651 0.00883808
652 0.00858272
653 0.00876672
654 0.00872864
655 0.00932096
656 0.00896512
657 0.00941888
658 0.00909056
659 0.0090912
660 0.00905792
661 0.00961184
662 0.00960288
663 0.00944416
664 0.00879008
665 0.00860448
666 0.0085888
667 0.00862752
668 0.00843072
669 0.00867968
670 0.0086816
671 0.0087824
672 0.0084144
673 0.0095984
674 0.00950368
675 0.0096208
676 0.00932064
677 0.00962432
678 0.00955648
679 0.0096416
680 0.00926144
681 0.00963968
682 0.00957888
683 0.0096496
684 0.009296
685 0.00961632
686 0.00950048
687 0.00981248
688 0.0090992
689 0.00968032
690 0.00950336
691 0.00956224
692 0.0092848
693 0.00959232
694 0.0095152
695 0.00959616
696 0.009224
697 0.00960896
698 0.00948832
699 0.00959744
700 0.00930048
701 0.00958848
702 0.00950048
703 0.00962624
704 0.00909568
705 0.00960768
706 0.0095616
707 0.00969664
708 0.00934816
709 0.00962368
710 0.0096624
711 0.0096608
712 0.00926368
713 0.0096112
714 0.00950048
715 0.00960224
716 0.0093584
717 0.00959904
718 0.0094464
719 0.00959168
720 0.00914336
721 0.0095296
722 0.00935136
723 0.00947776
724 0.00912448
725 0.0093376
726 0.0092912
727 0.0093648
728 0.00906816
729 0.00933856
730 0.00934464
731 0.00936288
732 0.0090656
733 0.00933312
734 0.0093104
735 0.009312
736 0.008752
737 0.0092848
738 0.00931264
739 0.0092704
740 0.0089856
741 0.00922912
742 0.00914304
743 0.00927968
744 0.00904928
745 0.00925888
746 0.00917824
747 0.0092784
748 0.00922688
749 0.00961184
750 0.00950272
751 0.00945984
752 0.0089232
753 0.00951072
754 0.00924768
755 0.00931392
756 0.0090448
757 0.0093568
758 0.00962176
759 0.0098912
760 0.00965728
761 0.00996832
762 0.00992704
763 0.0101891
764 0.00991968
765 0.00998176
766 0.00948928
767 0.00926912
768 0.00883232
769 0.00936512
770 0.00952736
771 0.00959136
772 0.00911968
773 0.0093504
774 0.00924992
775 0.00930112
776 0.00900128
777 0.00933664
778 0.0092368
779 0.00934656
780 0.00908768
781 0.00933312
782 0.00924832
783 0.00959424
784 0.00875648
785 0.0100518
786 0.0092208
787 0.00933344
788 0.00901216
789 0.00931648
790 0.0092256
791 0.00931904
792 0.00899744
793 0.00936192
794 0.00929632
795 0.00934592
796 0.00906912
797 0.00934048
798 0.009304
799 0.00935552
800 0.00876
801 0.00929568
802 0.0092272
803 0.00929408
804 0.00899264
805 0.00928096
806 0.00920576
807 0.0093232
808 0.0090416
809 0.00935584
810 0.00930112
811 0.00940544
812 0.00904896
813 0.00935616
814 0.00930176
815 0.00940864
816 0.00885504
817 0.00933376
818 0.00929344
819 0.00936576
820 0.00905216
821 0.00933088
822 0.00924928
823 0.0093104
824 0.00898944
825 0.00934112
826 0.0092448
827 0.00935616
828 0.00905088
829 0.00941504
830 0.00931328
831 0.0093424
832 0.00878368
833 0.00934688
834 0.00930784
835 0.00948544
836 0.00914528
837 0.00943712
838 0.00942144
839 0.00947904
840 0.00917024
841 0.00935232
842 0.0092816
843 0.00933536
844 0.00904512
845 0.00934592
846 0.00927776
847 0.00934464
848 0.0088384
849 0.00938688
850 0.00929856
851 0.00938848
852 0.00908992
853 0.00939744
854 0.0095344
855 0.00966976
856 0.00930976
857 0.00970528
858 0.00960128
859 0.00961664
860 0.00951008
861 0.00999008
862 0.0099888
863 0.0100605
864 0.00945088
865 0.010255
866 0.0101094
867 0.0102714
868 0.00950368
869 0.0094768
870 0.00933152
871 0.00945408
872 0.0092384
873 0.00962016
874 0.009312
875 0.00933664
876 0.0090384
877 0.009336
878 0.00926336
879 0.0093424
880 0.00881664
881 0.00933632
882 0.00926464
883 0.00939296
884 0.00905856
885 0.00937728
886 0.00927776
887 0.009344
888 0.00901408
889 0.0093344
890 0.0091776
891 0.00928288
892 0.00895712
893 0.00926272
894 0.00913664
895 0.00927168
896 0.00875168
897 0.009304
898 0.00921152
899 0.00929664
900 0.00905024
901 0.0093024
902 0.0091776
903 0.00928064
904 0.00900512
905 0.00930016
906 0.009208
907 0.0092752
908 0.00895872
909 0.00933792
910 0.00916576
911 0.0092672
912 0.00881888
913 0.0092944
914 0.00914976
915 0.00925856
916 0.00893632
917 0.0092464
918 0.0092304
919 0.00929536
920 0.00903616
921 0.00924736
922 0.00921248
923 0.00930304
924 0.00895072
925 0.00926624
926 0.00918304
927 0.0092704
928 0.008768
929 0.00928832
930 0.00917312
931 0.00933568
932 0.0090256
933 0.00929312
934 0.00924288
935 0.0092576
936 0.00896992
937 0.00922432
938 0.00915584
939 0.00921888
940 0.00898304
941 0.00922624
942 0.00911648
943 0.00922816
944 0.00873184
945 0.00923968
946 0.00910912
947 0.0092224
948 0.0090752
949 0.00951872
950 0.00944512
951 0.00956256
952 0.00924768
953 0.00954272
954 0.00955968
955 0.00987648
956 0.00956192
957 0.00988704
958 0.0098448
959 0.00997856
960 0.00961376
961 0.0101706
962 0.00982976
963 0.00933344
964 0.00899936
965 0.00959968
966 0.00950048
967 0.00935968
968 0.00915712
969 0.00935584
970 0.00915104
971 0.00927776
972 0.00899872
973 0.00932512
974 0.00925408
975 0.00932992
976 0.00878624
977 0.00930912
978 0.00920256
979 0.00928192
980 0.00897024
981 0.00945152
982 0.0091744
983 0.00925792
984 0.00893664
985 0.00926144
986 0.00917088
987 0.00925888
988 0.00901024
989 0.00932448
990 0.0092336
991 0.00932896
992 0.0087776
993 0.00932352
994 0.00920864
995 0.00928
996 0.00897984
997 0.00930432
998 0.00915424
999 0.0092816
1000 0.00891872
1001 0.0093632
1002 0.00932096
1003 0.00938592
1004 0.00901248
1005 0.0093232
1006 0.009264
1007 0.00951008
1008 0.00897184
1009 0.00948416
1010 0.0093296
1011 0.00935136
1012 0.00902656
1013 0.00934112
1014 0.00925664
1015 0.00936672
1016 0.0090496
1017 0.0093424
1018 0.00922752
1019 0.00942496
1020 0.00906944
1021 0.00933632
1022 0.00922048
1023 0.0093376
1024 0.00875968
];
ScalarMultiply = [
1 0.200227
2 0.102642
3 0.0704912
4 0.054103
5 0.0439645
6 0.0375072
7 0.0327706
8 0.0292205
9 0.0264602
10 0.0243821
11 0.0226883
12 0.0211373
13 0.0198195
14 0.0187859
15 0.0180064
16 0.0170291
17 0.0162906
18 0.0155213
19 0.0150746
20 0.0144781
21 0.0140707
22 0.0136406
23 0.0133482
24 0.0127773
25 0.0128528
26 0.0123974
27 0.0122262
28 0.0118467
29 0.0118086
30 0.0115734
31 0.0114579
32 0.0107706
33 0.0113616
34 0.0111334
35 0.0109658
36 0.0106323
37 0.0106371
38 0.0104931
39 0.0103942
40 0.00993696
41 0.0102419
42 0.0102019
43 0.0102506
44 0.00992864
45 0.00995328
46 0.00988864
47 0.00993184
48 0.00952032
49 0.0099616
50 0.00969632
51 0.0097376
52 0.0098656
53 0.0100851
54 0.00980736
55 0.00930112
56 0.00873536
57 0.00876384
58 0.0086896
59 0.00897536
60 0.00851744
61 0.00928544
62 0.00862432
63 0.0084128
64 0.00794368
65 0.00839904
66 0.00831872
67 0.00828384
68 0.0080992
69 0.00813888
70 0.008064
71 0.00810432
72 0.00789216
73 0.00802848
74 0.00793504
75 0.00799072
76 0.00778432
77 0.00787904
78 0.00784704
79 0.0078576
80 0.00777248
81 0.0077584
82 0.00769248
83 0.00772832
84 0.00755296
85 0.008024
86 0.00757792
87 0.00769696
88 0.00767872
89 0.00765664
90 0.0075776
91 0.00752032
92 0.0073744
93 0.0074864
94 0.0074288
95 0.00757408
96 0.0071504
97 0.00758624
98 0.00745952
99 0.00757952
100 0.00733344
101 0.00756544
102 0.00737376
103 0.00743872
104 0.0072032
105 0.00746336
106 0.00730432
107 0.0074096
108 0.00717856
109 0.00738144
110 0.00728576
111 0.00749984
112 0.00698752
113 0.00747232
114 0.00735648
115 0.0075168
116 0.00710208
117 0.00737696
118 0.00732352
119 0.00736064
120 0.00698976
121 0.0074224
122 0.00731936
123 0.0073552
124 0.00711744
125 0.00743904
126 0.00725088
127 0.00744864
128 0.00681088
129 0.00778944
130 0.00830464
131 0.00772096
132 0.00751264
133 0.00765952
134 0.00756448
135 0.00761728
136 0.00712672
137 0.00748192
138 0.0073616
139 0.00747968
140 0.00721184
141 0.00741248
142 0.00736992
143 0.00752928
144 0.00737152
145 0.00827328
146 0.00789248
147 0.00790976
148 0.00769792
149 0.00792704
150 0.00812928
151 0.0084112
152 0.00813984
153 0.00810272
154 0.0079088
155 0.00752064
156 0.0073424
157 0.00757024
158 0.00741536
159 0.00779072
160 0.00697088
161 0.00757632
162 0.0076384
163 0.0076432
164 0.00724864
165 0.0074224
166 0.00738752
167 0.0074384
168 0.007104
169 0.00746784
170 0.007384
171 0.00745504
172 0.0072384
173 0.0075008
174 0.00739712
175 0.00745056
176 0.00709696
177 0.00743232
178 0.00737888
179 0.00747872
180 0.00721024
181 0.00749184
182 0.00738848
183 0.00746144
184 0.00712384
185 0.00746208
186 0.00741216
187 0.00748832
188 0.00723104
189 0.00743296
190 0.0073888
191 0.00750432
192 0.006952
193 0.00747168
194 0.00739776
195 0.00752896
196 0.00726464
197 0.00745536
198 0.0074192
199 0.00753856
200 0.0071328
201 0.00745216
202 0.00734848
203 0.00749312
204 0.00722464
205 0.00748608
206 0.00741024
207 0.00745696
208 0.00705408
209 0.00746656
210 0.0073568
211 0.00746848
212 0.0072672
213 0.0074864
214 0.00745472
215 0.00757792
216 0.00717568
217 0.0074848
218 0.00740064
219 0.00742624
220 0.00728928
221 0.0074496
222 0.0073712
223 0.00742784
224 0.00689024
225 0.0075344
226 0.00752288
227 0.00750656
228 0.00730336
229 0.00748
230 0.00741696
231 0.00746176
232 0.0071856
233 0.00748288
234 0.00740448
235 0.00749632
236 0.00731584
237 0.00753344
238 0.00738688
239 0.00754944
240 0.00702368
241 0.00751168
242 0.00739744
243 0.00754592
244 0.0072464
245 0.00751552
246 0.00741344
247 0.0074752
248 0.00712704
249 0.00747456
250 0.00738016
251 0.00748544
252 0.00727648
253 0.00742976
254 0.00739616
255 0.00745376
256 0.00682304
257 0.00749152
258 0.00746784
259 0.007472
260 0.00725408
261 0.00747712
262 0.00742304
263 0.007496
264 0.00715968
265 0.00751136
266 0.0074224
267 0.00747296
268 0.00724384
269 0.00748128
270 0.0077008
271 0.00776064
272 0.00731264
273 0.00771968
274 0.00772928
275 0.0078592
276 0.00741216
277 0.00747616
278 0.00759392
279 0.00790848
280 0.00762144
281 0.00800672
282 0.00816032
283 0.00800736
284 0.0079088
285 0.00869792
286 0.00831296
287 0.00817376
288 0.00753568
289 0.007784
290 0.00746368
291 0.00750016
292 0.00744672
293 0.0075184
294 0.00748576
295 0.0075632
296 0.0072496
297 0.00761632
298 0.00761024
299 0.00751648
300 0.00726048
301 0.0074656
302 0.00737216
303 0.00747648
304 0.00711552
305 0.00748128
306 0.0074192
307 0.0074912
308 0.00729376
309 0.00749952
310 0.00737696
311 0.00748704
312 0.00720832
313 0.00748416
314 0.007368
315 0.00750144
316 0.00728064
317 0.00749632
318 0.00738816
319 0.00749152
320 0.00706016
321 0.00753632
322 0.007464
323 0.0074992
324 0.00739072
325 0.00760064
326 0.0074592
327 0.0074656
328 0.0072704
329 0.00751968
330 0.00743968
331 0.0075072
332 0.00728832
333 0.00751456
334 0.0074272
335 0.00753984
336 0.00714496
337 0.00763104
338 0.00749696
339 0.00754624
340 0.00730976
341 0.00752832
342 0.00748416
343 0.00753472
344 0.00724288
345 0.0075248
346 0.0074352
347 0.00751424
348 0.0073088
349 0.00752352
350 0.0074512
351 0.00753984
352 0.00713504
353 0.00749824
354 0.00741216
355 0.00754208
356 0.00728416
357 0.00751008
358 0.00742912
359 0.00751584
360 0.00722112
361 0.00749408
362 0.00741312
363 0.007496
364 0.007272
365 0.00751872
366 0.00741216
367 0.0074992
368 0.00713728
369 0.00746144
370 0.00740768
371 0.00750208
372 0.00729728
373 0.0074928
374 0.00741984
375 0.00751008
376 0.00719584
377 0.00750656
378 0.00742368
379 0.00750912
380 0.00731424
381 0.0075328
382 0.00743616
383 0.00749248
384 0.0071264
385 0.00748544
386 0.00749504
387 0.00749632
388 0.00737984
389 0.00751136
390 0.00754272
391 0.00767488
392 0.00750688
393 0.0078176
394 0.00768032
395 0.0084736
396 0.00757984
397 0.0077568
398 0.00789088
399 0.008016
400 0.00765536
401 0.00808736
402 0.0080096
403 0.00792992
404 0.00786112
405 0.00802816
406 0.00800928
407 0.00804736
408 0.00771936
409 0.00759776
410 0.00748512
411 0.00750432
412 0.0073472
413 0.00750816
414 0.0076096
415 0.00767808
416 0.00722336
417 0.00750688
418 0.00746592
419 0.00749408
420 0.00737888
421 0.00756448
422 0.00746624
423 0.00751584
424 0.00725728
425 0.00748384
426 0.00738912
427 0.00748736
428 0.00730304
429 0.00747296
430 0.00739232
431 0.00747488
432 0.00712096
433 0.00750976
434 0.00753824
435 0.00781184
436 0.00727936
437 0.0074832
438 0.00745504
439 0.00749504
440 0.00722336
441 0.00752128
442 0.00749056
443 0.00751552
444 0.00732
445 0.00748992
446 0.00744576
447 0.00748192
448 0.00709568
449 0.007568
450 0.00742208
451 0.0075584
452 0.0073248
453 0.00753056
454 0.00742208
455 0.00750752
456 0.00728256
457 0.0075168
458 0.00742688
459 0.0075216
460 0.00731072
461 0.0075344
462 0.00744736
463 0.00751712
464 0.00713696
465 0.00755968
466 0.00742368
467 0.007496
468 0.00737248
469 0.00748832
470 0.00748096
471 0.00761568
472 0.00740512
473 0.0075344
474 0.0075472
475 0.00751872
476 0.00731072
477 0.00749856
478 0.00742944
479 0.00749824
480 0.00708576
481 0.00753504
482 0.00742912
483 0.00752544
484 0.0073488
485 0.0077088
486 0.00760032
487 0.0075888
488 0.00726976
489 0.0075296
490 0.00743744
491 0.0074992
492 0.00729216
493 0.00752576
494 0.00751968
495 0.00758528
496 0.00709952
497 0.00752224
498 0.00742432
499 0.00752896
500 0.00729632
501 0.00750528
502 0.00742208
503 0.00758624
504 0.00745344
505 0.00776704
506 0.00770848
507 0.007696
508 0.00745696
509 0.00769728
510 0.00767968
511 0.00796768
512 0.00843584
513 0.0080304
514 0.0083584
515 0.0082912
516 0.00821088
517 0.00874688
518 0.008776
519 0.00866176
520 0.00800608
521 0.00790112
522 0.00758144
523 0.00772896
524 0.00752512
525 0.00769408
526 0.00772672
527 0.00763776
528 0.00715104
529 0.00757824
530 0.00756192
531 0.00762048
532 0.0075152
533 0.00759328
534 0.00754944
535 0.0075872
536 0.00743712
537 0.00760224
538 0.00753696
539 0.00756256
540 0.00743104
541 0.00762176
542 0.00756768
543 0.00761056
544 0.00717312
545 0.00762816
546 0.00793984
547 0.007656
548 0.00747232
549 0.00765664
550 0.00763552
551 0.00764576
552 0.0074576
553 0.0075648
554 0.00768544
555 0.00764928
556 0.00741344
557 0.00755712
558 0.00751904
559 0.007592
560 0.00718176
561 0.0075712
562 0.00752416
563 0.00758656
564 0.00746112
565 0.0076848
566 0.00756448
567 0.00754912
568 0.00735552
569 0.00757472
570 0.00752256
571 0.00755936
572 0.00745344
573 0.00758592
574 0.00750944
575 0.00757152
576 0.00716288
577 0.00753312
578 0.00748544
579 0.00752064
580 0.00735936
581 0.00753504
582 0.0074736
583 0.00753696
584 0.00734208
585 0.00755872
586 0.00749472
587 0.00752192
588 0.00736384
589 0.00755008
590 0.00749504
591 0.00752544
592 0.00711488
593 0.00753472
594 0.00752224
595 0.0075664
596 0.00739328
597 0.00752352
598 0.00747584
599 0.00755744
600 0.00734496
601 0.00768384
602 0.0075536
603 0.00768416
604 0.00744768
605 0.0090496
606 0.00749824
607 0.00755488
608 0.0072992
609 0.00759808
610 0.00755648
611 0.00760064
612 0.00746624
613 0.00778624
614 0.00772992
615 0.00791008
616 0.00757984
617 0.00778112
618 0.00778112
619 0.00775264
620 0.00783808
621 0.0081824
622 0.008088
623 0.00820128
624 0.00780128
625 0.00819968
626 0.00818816
627 0.00811008
628 0.00793952
629 0.00815072
630 0.0083152
631 0.00807808
632 0.00743968
633 0.00757856
634 0.00752288
635 0.0075904
636 0.00759616
637 0.00802176
638 0.007784
639 0.0076416
640 0.00719168
641 0.0076192
642 0.00753888
643 0.00760864
644 0.0073536
645 0.00760192
646 0.00752736
647 0.00758336
648 0.00733376
649 0.00762304
650 0.00754592
651 0.0076304
652 0.00740864
653 0.00766336
654 0.00753408
655 0.0075824
656 0.00714752
657 0.00756416
658 0.00746688
659 0.00753888
660 0.00736928
661 0.007568
662 0.00750752
663 0.00758336
664 0.00729824
665 0.007624
666 0.00754432
667 0.00759904
668 0.00739488
669 0.00760416
670 0.00757152
671 0.00761632
672 0.00718496
673 0.0083888
674 0.00826336
675 0.0084064
676 0.00815264
677 0.0084528
678 0.008248
679 0.00835776
680 0.00797504
681 0.00834784
682 0.00832992
683 0.008344
684 0.00808288
685 0.00831296
686 0.00821568
687 0.00834656
688 0.00783616
689 0.00833216
690 0.00816384
691 0.00825888
692 0.00805152
693 0.00823936
694 0.0081744
695 0.00825408
696 0.00793696
697 0.00826752
698 0.00815072
699 0.00819936
700 0.00801792
701 0.00823328
702 0.00813248
703 0.00820064
704 0.0077584
705 0.0081856
706 0.00810112
707 0.00815264
708 0.00802048
709 0.00814944
710 0.00816896
711 0.00819296
712 0.00796288
713 0.00823648
714 0.00807008
715 0.00810272
716 0.0079408
717 0.00814144
718 0.00804
719 0.00817504
720 0.00787744
721 0.008208
722 0.00818016
723 0.00806112
724 0.00796416
725 0.00822848
726 0.00810912
727 0.00816448
728 0.00803424
729 0.00812928
730 0.00806432
731 0.00816992
732 0.00803904
733 0.00828288
734 0.00821824
735 0.0084272
736 0.00774496
737 0.0080512
738 0.00788064
739 0.00775072
740 0.00762176
741 0.0077392
742 0.00774208
743 0.00789376
744 0.0084544
745 0.00872192
746 0.0090896
747 0.0086016
748 0.007944
749 0.00776704
750 0.00780224
751 0.00784608
752 0.00746752
753 0.0079872
754 0.0080096
755 0.00776576
756 0.0076656
757 0.00776032
758 0.00773344
759 0.00778016
760 0.00760384
761 0.00773888
762 0.00776544
763 0.00775392
764 0.00762688
765 0.00774144
766 0.00772096
767 0.00775968
768 0.00731488
769 0.00776192
770 0.00775776
771 0.00779104
772 0.00766208
773 0.007776
774 0.00772032
775 0.00777728
776 0.00764128
777 0.00777696
778 0.00773152
779 0.00777184
780 0.0076624
781 0.00777632
782 0.00795136
783 0.00776
784 0.0073216
785 0.00777536
786 0.00775136
787 0.00776512
788 0.00770592
789 0.0077488
790 0.00773952
791 0.00782528
792 0.00765312
793 0.00773824
794 0.0077296
795 0.00776992
796 0.00766976
797 0.00777856
798 0.00771776
799 0.0077792
800 0.00737216
801 0.0077776
802 0.00773088
803 0.00775456
804 0.00766592
805 0.00778336
806 0.00776608
807 0.007768
808 0.00764416
809 0.00783456
810 0.007808
811 0.00778112
812 0.00764576
813 0.00776064
814 0.0077376
815 0.00779808
816 0.0073728
817 0.00781504
818 0.00775968
819 0.00780192
820 0.0077056
821 0.00794272
822 0.00775744
823 0.00779264
824 0.00755488
825 0.00777856
826 0.00774784
827 0.007768
828 0.00764832
829 0.00779936
830 0.00790848
831 0.00775968
832 0.00735264
833 0.0077936
834 0.0077616
835 0.00778784
836 0.007672
837 0.00779136
838 0.00783392
839 0.00788512
840 0.00764608
841 0.00777568
842 0.00778816
843 0.0078032
844 0.00763328
845 0.00776256
846 0.00773344
847 0.00778496
848 0.00735232
849 0.00776096
850 0.0077536
851 0.00776096
852 0.00759488
853 0.00776192
854 0.00772544
855 0.00777824
856 0.00753696
857 0.0077376
858 0.00774656
859 0.0077744
860 0.0076256
861 0.00788448
862 0.0079456
863 0.0081072
864 0.00762528
865 0.00822048
866 0.00796928
867 0.00794752
868 0.00803616
869 0.00839808
870 0.00816288
871 0.0082768
872 0.00795808
873 0.00794816
874 0.00807232
875 0.011577
876 0.00843264
877 0.00846432
878 0.00809504
879 0.00793856
880 0.00731808
881 0.00770368
882 0.0076864
883 0.0077504
884 0.00756672
885 0.00774432
886 0.00770464
887 0.0078512
888 0.0075968
889 0.00772736
890 0.00762592
891 0.00771392
892 0.00755744
893 0.00769376
894 0.0076432
895 0.00768992
896 0.00733824
897 0.00769728
898 0.0076416
899 0.0076848
900 0.00754464
901 0.00772992
902 0.007648
903 0.00771264
904 0.00748192
905 0.00769408
906 0.00768
907 0.00771872
908 0.00754432
909 0.007696
910 0.00767168
911 0.00772256
912 0.00737056
913 0.0077408
914 0.00770048
915 0.00774016
916 0.00754208
917 0.00768224
918 0.00779296
919 0.0077008
920 0.00747584
921 0.00768736
922 0.0076384
923 0.00771072
924 0.00757184
925 0.00785952
926 0.00770848
927 0.00764896
928 0.0072784
929 0.00768704
930 0.00767584
931 0.00770848
932 0.00751744
933 0.00768768
934 0.00768064
935 0.00779136
936 0.00744352
937 0.00768416
938 0.00764384
939 0.0076864
940 0.00748768
941 0.00768448
942 0.00760032
943 0.0077248
944 0.00727552
945 0.00773152
946 0.00771904
947 0.00765728
948 0.00749344
949 0.00766432
950 0.00761184
951 0.00781536
952 0.00755168
953 0.00777984
954 0.0076288
955 0.00770944
956 0.0075184
957 0.00769376
958 0.0076608
959 0.00768224
960 0.00729312
961 0.00775744
962 0.00764576
963 0.00770304
964 0.00752448
965 0.00780768
966 0.0078288
967 0.0079152
968 0.00764864
969 0.00789824
970 0.00787808
971 0.00792416
972 0.00787104
973 0.0082944
974 0.0080944
975 0.00827328
976 0.0078992
977 0.0083712
978 0.00819296
979 0.00850624
980 0.00831552
981 0.00835904
982 0.00797632
983 0.00777504
984 0.00746176
985 0.00774688
986 0.00775264
987 0.00780992
988 0.00764096
989 0.00774464
990 0.00772512
991 0.0077648
992 0.00753824
993 0.00806816
994 0.00769632
995 0.00769408
996 0.00753472
997 0.00771872
998 0.00766784
999 0.00769792
1000 0.0074128
1001 0.00770816
1002 0.00767616
1003 0.00770624
1004 0.00751936
1005 0.00773632
1006 0.00772544
1007 0.00771616
1008 0.00731808
1009 0.00768832
1010 0.00763008
1011 0.0076912
1012 0.00749568
1013 0.00767808
1014 0.00763072
1015 0.00772928
1016 0.00748288
1017 0.00771456
1018 0.00768096
1019 0.00771456
1020 0.0075456
1021 0.00776768
1022 0.00769088
1023 0.00773888
1024 0.00732032
];


latexWidth = 5;
latexHeight = 4;


figure(1); clf
plot(0:1024,[10; ConvGPU(:,2)]); grid on; axis tight
A = max(ConvGPU(400:end,2));
M = min(ConvGPU(400:end,2));
[time Idx] = min(ConvGPU(1:end,2));
fprintf('Fastest time for ConvGPU is %f with %d threads\n',time,Idx)
marge = axis;
axis([marge(1:2) M*0.9 A*1.1])
ax = gca;
ax.XTick = (0:2^7:1024);
xlabel('threads/block')
ylabel('time (ms)')

ax.FontName = 'Times New Roman';

ff = gcf;
homer = ff.Units;
ff.Units = 'inches';
bart = ff.Position;
ff.Position = [bart(1:2) latexWidth latexHeight];
ff.PaperPositionMode = 'auto';
ff.Units = homer;
drawnow
print(ff, '-dpng', ['ConvGPU_global_2_12_186taps']) %save as eps a 






figure(2); clf
plot(0:1024,[10; ConvGPUshared(:,2)]); grid on; axis tight
A = max(ConvGPUshared(400:end,2));
M = min(ConvGPUshared(400:end,2));
[time Idx] = min(ConvGPUshared(1:end,2));
fprintf('Fastest time for ConvGPUshared is %f with %d threads\n',time,Idx)
marge = axis;
axis([marge(1:2) M*0.9 A*1.1])
ax = gca;
ax.XTick = (0:2^7:1024);
xlabel('threads/block')
ylabel('time (ms)')

ax.FontName = 'Times New Roman';

ff = gcf;
homer = ff.Units;
ff.Units = 'inches';
bart = ff.Position;
ff.Position = [bart(1:2) latexWidth latexHeight];
ff.PaperPositionMode = 'auto';
ff.Units = homer;
drawnow
print(ff, '-dpng', ['ConvGPU_shared_2_12_186taps']) %save as eps a 







figure(3); clf
plot(0:1024,[10; PointToPointMultiply(:,2)]); grid on; axis tight
A = max(PointToPointMultiply(400:end,2));
M = min(PointToPointMultiply(400:end,2));
[time Idx] = min(PointToPointMultiply(1:end,2));
fprintf('Fastest time for PointToPointMultiply is %f with %d threads\n',time,Idx)
marge = axis;
axis([marge(1:2) M*0.9 A*1.01])
ax = gca;
ax.XTick = (0:2^7:1024);
xlabel('threads/block')
ylabel('time (ms)')

ax.FontName = 'Times New Roman';

ff = gcf;
homer = ff.Units;
ff.Units = 'inches';
bart = ff.Position;
ff.Position = [bart(1:2) latexWidth latexHeight];
ff.PaperPositionMode = 'auto';
ff.Units = homer;
drawnow
print(ff, '-dpng', ['PointToPointMultiply_2_12_186taps']) %save as eps a 





figure(4); clf
plot(0:1024,[10; ScalarMultiply(:,2)]); grid on; axis tight
A = max(ScalarMultiply(400:end,2));
M = min(ScalarMultiply(400:end,2));
[time Idx] = min(ScalarMultiply(1:end,2));
fprintf('Fastest time for ScalarMultiply is %f with %d threads\n',time,Idx)
marge = axis;
axis([marge(1:2) M*0.9 A*0.8])
ax = gca;
ax.XTick = (0:2^7:1024);
xlabel('threads/block')
ylabel('time (ms)')

ax.FontName = 'Times New Roman';

ff = gcf;
homer = ff.Units;
ff.Units = 'inches';
bart = ff.Position;
ff.Position = [bart(1:2) latexWidth latexHeight];
ff.PaperPositionMode = 'auto';
ff.Units = homer;
drawnow
print(ff, '-dpng', ['ScalarMultiply_2_12_186taps']) %save as eps a 
